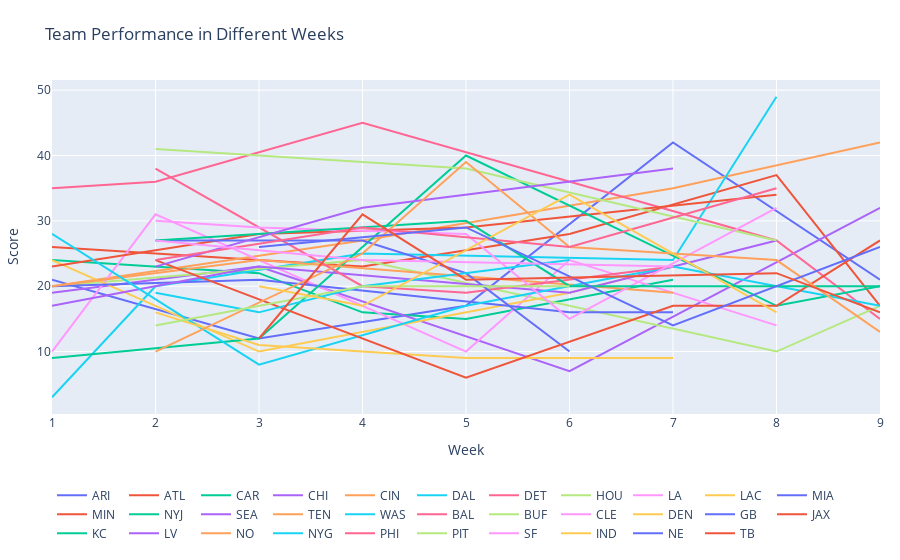

Write notebook code for a chart like this one.
### Markdown cell above
赛季中的队伍表现 - 折线图显示每支球队在赛季不同周次的得分情况

### Code cell
# 根据赛季、周次和队伍分组并计算得分总和
team_scores = games_data.groupby(["season", "week", "homeTeamAbbr"])["homeFinalScore"].sum().reset_index()
team_scores = team_scores.rename(columns={"homeTeamAbbr": "Team", "homeFinalScore": "Score"})

# 获取所有队伍的列表
all_teams = team_scores["Team"].unique().tolist()

# 创建交互式折线图
fig = go.Figure()

for team in all_teams:
    team_data = team_scores[team_scores["Team"] == team]
    fig.add_trace(go.Scatter(x=team_data["week"], y=team_data["Score"], mode='lines', name=team))

# 设置布局
fig.update_layout(
    title="Team Performance in Different Weeks",
    xaxis_title="Week",
    yaxis_title="Score",
    legend=dict(orientation="h", y=-0.2),
    margin=dict(l=20, r=20, t=80, b=20)
)

fig.show()

### Figure 1 — Plotly figure (JSON) as saved in the notebook; plotly's stock layout.template omitted (floating-point values rounded to 4 significant figures)
{"data": [{"mode": "lines", "name": "ARI", "type": "scatter", "x": [1, 3, 5, 7, 9], "y": [21, 12, 17, 42, 21]}, {"mode": "lines", "name": "ATL", "type": "scatter", "x": [1, 4, 6, 8, 9], "y": [26, 23, 28, 37, 17]}, {"mode": "lines", "name": "CAR", "type": "scatter", "x": [1, 3, 4, 5, 7], "y": [24, 22, 16, 15, 21]}, {"mode": "lines", "name": "CHI", "type": "scatter", "x": [1, 3, 6, 9], "y": [19, 23, 7, 32]}, {"mode": "lines", "name": "CIN", "type": "scatter", "x": [1, 4, 7, 9], "y": [20, 27, 35, 42]}, {"mode": "lines", "name": "DAL", "type": "scatter", "x": [1, 2, 4, 7, 8], "y": [3, 20, 25, 24, 49]}, {"mode": "lines", "name": "DET", "type": "scatter", "x": [1, 2, 4, 8, 9], "y": [35, 36, 45, 27, 15]}, {"mode": "lines", "name": "HOU", "type": "scatter", "x": [1, 4, 8, 9], "y": [20, 24, 10, 17]}, {"mode": "lines", "name": "LA", "type": "scatter", "x": [1, 2, 5, 6, 8], "y": [10, 31, 10, 24, 14]}, {"mode": "lines", "name": "LAC", "type": "scatter", "x": [1, 3, 6, 7], "y": [24, 10, 19, 23]}, {"mode": "lines", "name": "MIA", "type": "scatter", "x": [1, 3, 6, 7], "y": [20, 21, 16, 16]}, {"mode": "lines", "name": "MIN", "type": "scatter", "x": [1, 3, 5, 8], "y": [23, 28, 29, 34]}, {"mode": "lines", "name": "NYJ", "type": "scatter", "x": [1, 3, 5, 8, 9], "y": [9, 12, 40, 17, 20]}, {"mode": "lines", "name": "SEA", "type": "scatter", "x": [1, 3, 6, 8], "y": [17, 23, 19, 27]}, {"mode": "lines", "name": "TEN", "type": "scatter", "x": [1, 3, 7], "y": [20, 24, 19]}, {"mode": "lines", "name": "WAS", "type": "scatter", "x": [1, 3, 5, 7, 9], "y": [28, 8, 17, 23, 17]}, {"mode": "lines", "name": "BAL", "type": "scatter", "x": [2, 4, 5, 7], "y": [38, 20, 19, 23]}, {"mode": "lines", "name": "BUF", "type": "scatter", "x": [2, 5, 8], "y": [41, 38, 27]}, {"mode": "lines", "name": "CLE", "type": "scatter", "x": [2, 3, 5, 6, 8], "y": [30, 29, 28, 15, 32]}, {"mode": "lines", "name": "DEN", "type": "scatter", "x": [2, 3, 5, 7], "y": [16, 11, 9, 9]}, {"mode": "lines", "name": "GB", "type": "scatter", "x": [2, 4, 5, 6], "y": [27, 27, 22, 10]}, {"mode": "lines", "name": "JAX", "type": "scatter", "x": [2, 5, 7, 8, 9], "y": [24, 6, 17, 17, 27]}, {"mode": "lines", "name": "KC", "type": "scatter", "x": [2, 5, 6, 9], "y": [27, 30, 20, 20]}, {"mode": "lines", "name": "LV", "type": "scatter", "x": [2, 4, 7], "y": [23, 32, 38]}, {"mode": "lines", "name": "NO", "type": "scatter", "x": [2, 4, 5, 6, 8, 9], "y": [10, 25, 39, 26, 24, 13]}, {"mode": "lines", "name": "NYG", "type": "scatter", "x": [2, 3, 4, 6], "y": [19, 16, 20, 24]}, {"mode": "lines", "name": "PHI", "type": "scatter", "x": [2, 4, 6, 8], "y": [24, 29, 26, 35]}, {"mode": "lines", "name": "PIT", "type": "scatter", "x": [2, 4, 6], "y": [14, 20, 20]}, {"mode": "lines", "name": "SF", "type": "scatter", "x": [2, 4, 7], "y": [27, 24, 23]}, {"mode": "lines", "name": "IND", "type": "scatter", "x": [3, 4, 6, 8], "y": [20, 17, 34, 16]}, {"mode": "lines", "name": "NE", "type": "scatter", "x": [3, 5, 7, 9], "y": [26, 29, 14, 26]}, {"mode": "lines", "name": "TB", "type": "scatter", "x": [3, 4, 5, 8, 9], "y": [12, 31, 21, 22, 16]}], "layout": {"legend": {"orientation": "h", "y": -0.2}, "margin": {"b": 20, "l": 20, "r": 20, "t": 80}, "title": {"text": "Team Performance in Different Weeks"}, "xaxis": {"title": {"text": "Week"}}, "yaxis": {"title": {"text": "Score"}}}}
